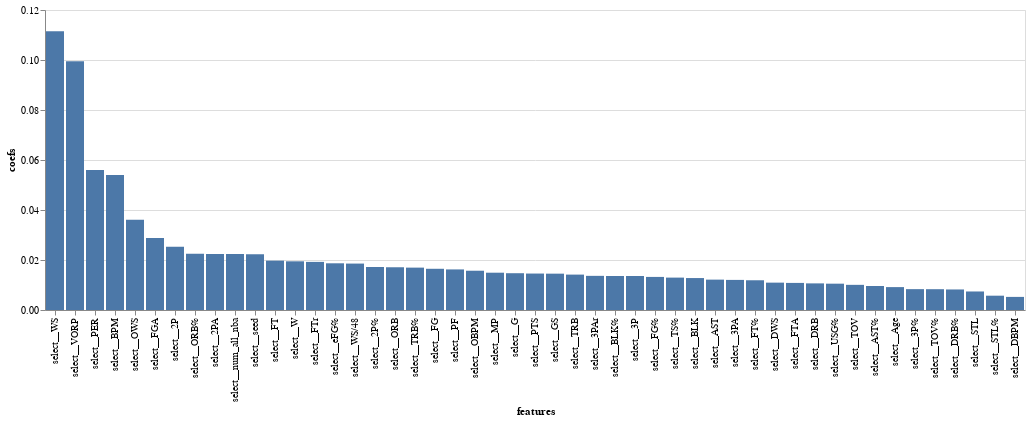

The notebook cell saved with this chart:
### Markdown cell above
For our feature importance, we see that the advanced statistic PER is the most impactful, with VORP being the second most so.

### Code cell
feature_names = xgb_model.best_estimator_.named_steps['col_transform'].get_feature_names_out()
coef_df = pd.DataFrame({'coefs':xgb_model.best_estimator_.named_steps['classifier'].feature_importances_,
                          'features':feature_names})
coef_df_nz = coef_df[coef_df['coefs']!=0]

alt.Chart(coef_df_nz).mark_bar().encode(
    y='coefs',
    x=alt.Y('features', sort='-y'))

### Figure 1 — Vega-Lite specification as saved in the notebook (floating-point values rounded to 4 significant figures)
{"config": {"view": {"continuousWidth": 400, "continuousHeight": 300}}, "data": {"name": "data-67a76b03dfdd23012c22852b94a40e71"}, "mark": "bar", "encoding": {"x": {"field": "features", "sort": "-y", "type": "nominal"}, "y": {"field": "coefs", "type": "quantitative"}}, "$schema": "https://vega.github.io/schema/vega-lite/v4.17.0.json", "datasets": {"data-67a76b03dfdd23012c22852b94a40e71": [{"coefs": 0.009157, "features": "select__Age"}, {"coefs": 0.01472, "features": "select__G"}, {"coefs": 0.01454, "features": "select__GS"}, {"coefs": 0.01492, "features": "select__MP"}, {"coefs": 0.01649, "features": "select__FG"}, {"coefs": 0.02883, "features": "select__FGA"}, {"coefs": 0.01323, "features": "select__FG%"}, {"coefs": 0.0136, "features": "select__3P"}, {"coefs": 0.01204, "features": "select__3PA"}, {"coefs": 0.008344, "features": "select__3P%"}, {"coefs": 0.02531, "features": "select__2P"}, {"coefs": 0.02239, "features": "select__2PA"}, {"coefs": 0.0172, "features": "select__2P%"}, {"coefs": 0.01868, "features": "select__eFG%"}, {"coefs": 0.01974, "features": "select__FT"}, {"coefs": 0.01084, "features": "select__FTA"}, {"coefs": 0.0119, "features": "select__FT%"}, {"coefs": 0.0171, "features": "select__ORB"}, {"coefs": 0.01065, "features": "select__DRB"}, {"coefs": 0.01416, "features": "select__TRB"}, {"coefs": 0.01215, "features": "select__AST"}, {"coefs": 0.007411, "features": "select__STL"}, {"coefs": 0.01278, "features": "select__BLK"}, {"coefs": 0.01006, "features": "select__TOV"}, {"coefs": 0.01623, "features": "select__PF"}, {"coefs": 0.01458, "features": "select__PTS"}, {"coefs": 0.05595, "features": "select__PER"}, {"coefs": 0.01296, "features": "select__TS%"}, {"coefs": 0.01366, "features": "select__3PAr"}, {"coefs": 0.01925, "features": "select__FTr"}, {"coefs": 0.02248, "features": "select__ORB%"}, {"coefs": 0.008216, "features": "select__DRB%"}, {"coefs": 0.01695, "features": "select__TRB%"}, {"coefs": 0.009594, "features": "select__AST%"}, {"coefs": 0.005725, "features": "select__STL%"}, {"coefs": 0.01361, "features": "select__BLK%"}, {"coefs": 0.008323, "features": "select__TOV%"}, {"coefs": 0.01053, "features": "select__USG%"}, {"coefs": 0.0361, "features": "select__OWS"}, {"coefs": 0.01094, "features": "select__DWS"}, {"coefs": 0.1115, "features": "select__WS"}, {"coefs": 0.01857, "features": "select__WS/48"}, {"coefs": 0.01571, "features": "select__OBPM"}, {"coefs": 0.005242, "features": "select__DBPM"}, {"coefs": 0.05401, "features": "select__BPM"}, {"coefs": 0.09948, "features": "select__VORP"}, {"coefs": 0.01948, "features": "select__W"}, {"coefs": 0.02235, "features": "select__num_all_nba"}, {"coefs": 0.02229, "features": "select__seed"}]}}
